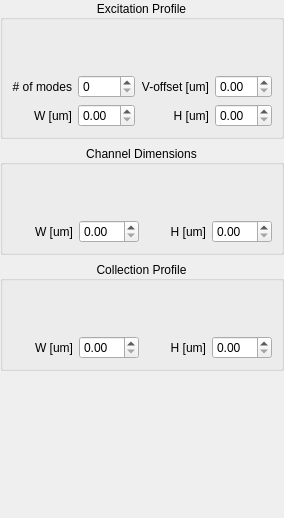
       <widget class="QWidget" name="device_page">
        <property name="geometry">
         <rect>
          <x>0</x>
          <y>0</y>
          <width>267</width>
          <height>518</height>
         </rect>
        </property>
        <attribute name="label">
         <string>Device</string>
        </attribute>
        <layout class="QVBoxLayout" name="verticalLayout_fileinfo">
         <property name="leftMargin">
          <number>0</number>
         </property>
         <property name="topMargin">
          <number>0</number>
         </property>
         <property name="rightMargin">
          <number>0</number>
         </property>
         <property name="bottomMargin">
          <number>10</number>
         </property>
         <item>
          <widget class="QGroupBox" name="groupBox">
           <property name="title">
            <string>Excitation Profile</string>
           </property>
           <property name="alignment">
            <set>Qt::AlignCenter</set>
           </property>
           <layout class="QGridLayout" name="gridLayout_3">
            <item row="1" column="0">
             <widget class="QLabel" name="label_3">
              <property name="text">
               <string># of modes</string>
              </property>
              <property name="alignment">
               <set>Qt::AlignRight|Qt::AlignTrailing|Qt::AlignVCenter</set>
              </property>
             </widget>
            </item>
            <item row="1" column="2">
             <widget class="QLabel" name="label_4">
              <property name="text">
               <string>V-offset [um]</string>
              </property>
              <property name="alignment">
               <set>Qt::AlignRight|Qt::AlignTrailing|Qt::AlignVCenter</set>
              </property>
             </widget>
            </item>
            <item row="0" column="0" colspan="4">
             <widget class="QWidget" name="widget_2" native="true">
              <property name="minimumSize">
               <size>
                <width>0</width>
                <height>40</height>
               </size>
              </property>
             </widget>
            </item>
            <item row="1" column="1">
             <widget class="QSpinBox" name="spinBox_n_exc"/>
            </item>
            <item row="1" column="3">
             <widget class="QDoubleSpinBox" name="doubleSpinBox_v_exc"/>
            </item>
            <item row="2" column="0">
             <widget class="QLabel" name="label">
              <property name="text">
               <string>W [um]</string>
              </property>
              <property name="alignment">
               <set>Qt::AlignRight|Qt::AlignTrailing|Qt::AlignVCenter</set>
              </property>
             </widget>
            </item>
            <item row="2" column="3">
             <widget class="QDoubleSpinBox" name="doubleSpinBox_h_exc"/>
            </item>
            <item row="2" column="1">
             <widget class="QDoubleSpinBox" name="doubleSpinBox_w_exc"/>
            </item>
            <item row="2" column="2">
             <widget class="QLabel" name="label_2">
              <property name="text">
               <string>H [um]</string>
              </property>
              <property name="alignment">
               <set>Qt::AlignRight|Qt::AlignTrailing|Qt::AlignVCenter</set>
              </property>
             </widget>
            </item>
           </layout>
          </widget>
         </item>
         <item>
          <widget class="QGroupBox" name="groupBox_2">
           <property name="title">
            <string>Channel Dimensions</string>
           </property>
           <property name="alignment">
            <set>Qt::AlignCenter</set>
           </property>
           <layout class="QGridLayout" name="gridLayout_4">
            <item row="1" column="2">
             <widget class="QLabel" name="label_6">
              <property name="text">
               <string>H [um]</string>
              </property>
              <property name="alignment">
               <set>Qt::AlignRight|Qt::AlignTrailing|Qt::AlignVCenter</set>
              </property>
             </widget>
            </item>
            <item row="1" column="1">
             <widget class="QDoubleSpinBox" name="doubleSpinBox_w_ch"/>
            </item>
            <item row="1" column="0">
             <widget class="QLabel" name="label_5">
              <property name="text">
               <string>W [um]</string>
              </property>
              <property name="alignment">
               <set>Qt::AlignRight|Qt::AlignTrailing|Qt::AlignVCenter</set>
              </property>
             </widget>
            </item>
            <item row="1" column="3">
             <widget class="QDoubleSpinBox" name="doubleSpinBox_h_ch"/>
            </item>
            <item row="0" column="0" colspan="4">
             <widget class="QWidget" name="widget_3" native="true">
              <property name="minimumSize">
               <size>
                <width>0</width>
                <height>40</height>
               </size>
              </property>
             </widget>
            </item>
           </layout>
          </widget>
         </item>
         <item>
          <widget class="QGroupBox" name="groupBox_3">
           <property name="title">
            <string>Collection Profile</string>
           </property>
           <property name="alignment">
            <set>Qt::AlignCenter</set>
           </property>
           <layout class="QGridLayout" name="gridLayout_5">
            <item row="1" column="2">
             <widget class="QLabel" name="label_8">
              <property name="text">
               <string>H [um]</string>
              </property>
              <property name="alignment">
               <set>Qt::AlignRight|Qt::AlignTrailing|Qt::AlignVCenter</set>
              </property>
             </widget>
            </item>
            <item row="1" column="3">
             <widget class="QDoubleSpinBox" name="doubleSpinBox_h_c"/>
            </item>
            <item row="1" column="0">
             <widget class="QLabel" name="label_7">
              <property name="text">
               <string>W [um]</string>
              </property>
              <property name="alignment">
               <set>Qt::AlignRight|Qt::AlignTrailing|Qt::AlignVCenter</set>
              </property>
             </widget>
            </item>
            <item row="1" column="1">
             <widget class="QDoubleSpinBox" name="doubleSpinBox_w_c"/>
            </item>
            <item row="0" column="0" colspan="4">
             <widget class="QWidget" name="widget_4" native="true">
              <property name="minimumSize">
               <size>
                <width>0</width>
                <height>40</height>
               </size>
              </property>
             </widget>
            </item>
           </layout>
          </widget>
         </item>
         <item>
          <spacer name="verticalSpacer_2">
           <property name="orientation">
            <enum>Qt::Vertical</enum>
           </property>
           <property name="sizeHint" stdset="0">
            <size>
             <width>20</width>
             <height>40</height>
            </size>
           </property>
          </spacer>
         </item>
        </layout>
       </widget>
